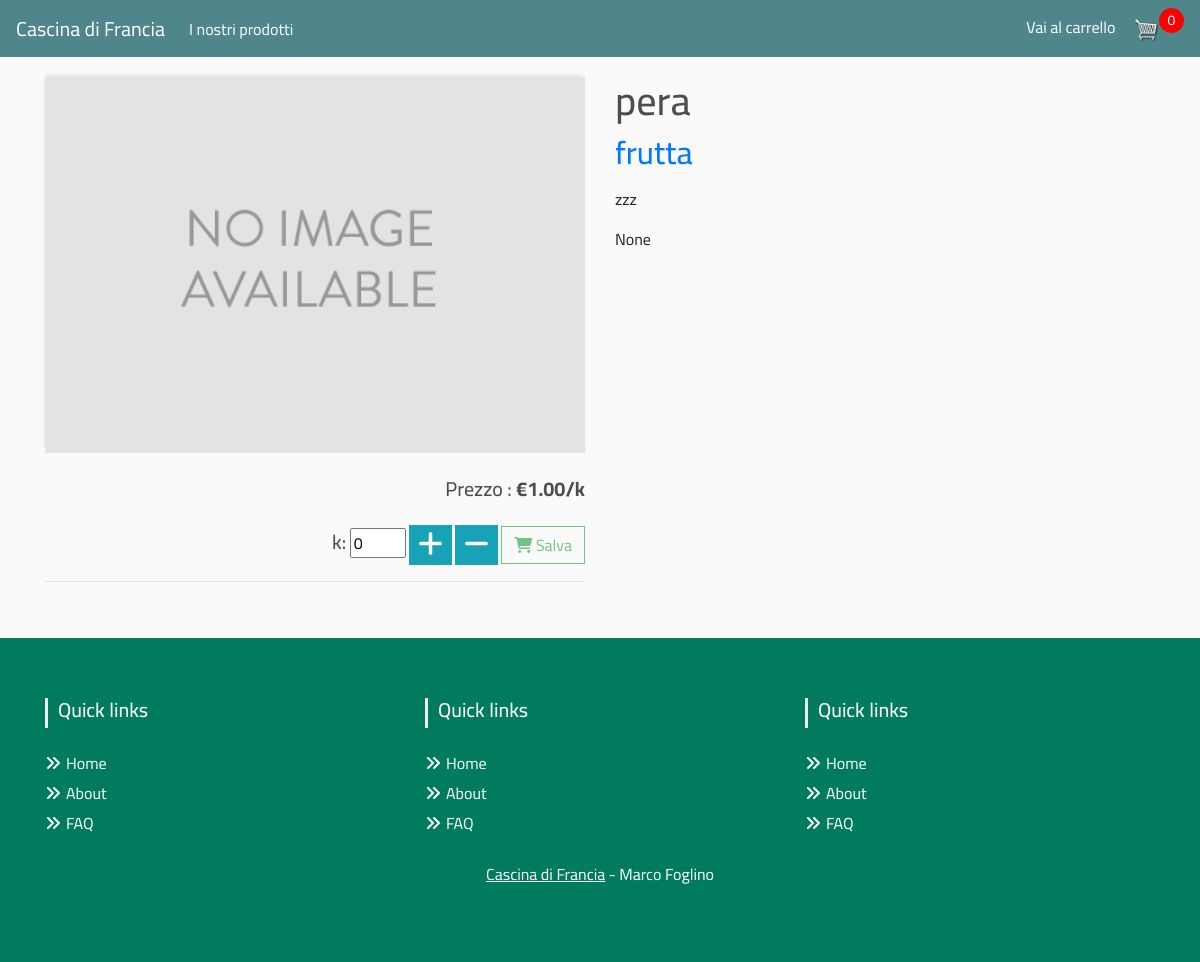
The app's page /2/pera/ with its own data.
### store/models.py (models this page shows, shortened)
class Prodotti (models.Model):
	categoria=models.ForeignKey(Categoria,on_delete=models.CASCADE,related_name='prodotti')
	produttore=models.CharField(max_length=30)
	nome_prodotto=models.CharField(max_length=30, db_index=True)
	slug=models.SlugField(max_length=200, db_index=True)
	descrizione_prodotto=models.CharField(max_length=100)
	prezzo_quantità=models.DecimalField(max_digits=7, decimal_places=2)
	prezzo_pezzi=models.DecimalField(max_digits=7, decimal_places=2)
	informazioni=models.CharField(max_length=300, null=True, blank=True)
	immagine=models.ImageField(null=True, blank=True)
	flag_pezzi=models.BooleanField(default=False,null=True, blank=True)
	unità_quantità=models.DecimalField(max_digits=7, decimal_places=2)
	unità_misura=models.CharField(max_length=10)
	disponibile=models.BooleanField(default=True)
	class Meta:
		ordering=('nome_prodotto',)
		index_together=(('id','slug'),)
		verbose_name="Prodotti"
		verbose_name_plural="Prodotti"
	@property
	def imageURL(self):
		try:
			url = self.immagine.url
		except:
			url = ''
		return url

class Categoria(models.Model):
	categoria = models.CharField(max_length=30, db_index=True)
	slug=models.SlugField(max_length=200, unique=True)
	def __str__(self):
		return self.categoria
	class Meta:
		ordering=('categoria',)
		verbose_name="Categoria"
		verbose_name_plural="Categorie"
	def get_absolute_url(self):
		return reverse('store:product_list_by_category', args=[self.slug])

### store/views.py (the view)
# urls.py: path('<int:id>/<slug:slug>/', views.product_detail,name='product_detail'),
def product_detail(request, id, slug):
    cart = Cart(request)
    product=get_object_or_404(Prodotti,
                            id=id,
                            slug=slug,
                            disponibile=True)
    q_ini=0
    q_ini_pz=0
    for item in cart:
        if item['product']==product:
            q_ini=item['quantity']
            q_ini_pz=item['quantity_pz']
    cart_product_form=CartAddProductForm(initial={'quantity': str(q_ini),'override': True})
    cart_product_form_pz=CartAddProductForm_pz(initial={'quantity': str(q_ini_pz),'override': True})
    return render(request,'store/detail.html',
                {'product':product,
                'cart_product_form':cart_product_form,
                'cart_product_form_pz':cart_product_form_pz,
                'cart': cart})

### cart/forms.py
class CartAddProductForm(forms.Form):
    quantity = forms.CharField(widget= forms.NumberInput(attrs={'id':'number','step': 0.1, 'style':'max-width:56px;'})
                                , label=""
                                )
    override = forms.BooleanField(required=False,
                                  initial=False,
                                  widget=forms.HiddenInput)

class CartAddProductForm_pz(forms.Form):
    quantity = forms.CharField(widget= forms.NumberInput(attrs={'id':'number_pz','style':'max-width:56px;'})
                                , label=""
                                )
    override = forms.BooleanField(required=False,
                                  initial=False,
                                  widget=forms.HiddenInput)

### cart/cart.py (called while the page is built)
    def __iter__(self):
        product_ids = self.cart.keys()
        products = Prodotti.objects.filter(id__in=product_ids)
        cart = self.cart.copy()
        for product in products:
            cart[str(product.id)]['product'] = product
        for item in cart.values():
            item['price'] = Decimal(item['price'])
            item['total_price'] = Decimal( str( round( float(item['price']) * float(item['quantity']),2 ) ))
            print('tot di riga')
            print(item['total_price'])
            yield item

    def __len__(self):
        b=0
        for item in self.cart.values():
            b=b+1
        return b

### cart/context_processors.py (called while the page is built)
def cart(request):
    return {'cart': Cart(request)}

### store/templates/store/detail.html (shortened to what this page needs)
{% extends "store/base.html" %}
{% load static %}
{% load l10n %}
{% block content %}
<div class="product-detail">
  <div class="row">
    <div class="col-lg-6">
      <img class="img-detail" src="{% if product.immagine %}{% static product.imageURL %}{% else %} {% static "images/no_image.png" %}{% endif %}">
      <h5  class="text-right my-4">
        Prezzo :
        <strong>€{{product.prezzo_quantità|floatformat:2}}/{{product.unità_misura}}</strong>
      </h5>
      <form action="{% url "cart:cart_add" product.id %}" method="POST" class="text-right">
        <h5 class="my-4" style="display:inline;" >{{product.unità_misura}}:</h5>
        {{cart_product_form}}
        <span class="btn btn-sm btn-info incrementa">
            <span  style="font-size: 2em; color: white;" class="fas fa-plus"></span>
        </span>
        <span class="btn btn-sm btn-info decrementa">
          <span style="font-size: 2em; color: white;" class="fas fa-minus"></span>
        </span>
        <button type="submit" class="btn btn-outline-success" name="next" value="{{ request.GET.next }}" id="salva_q"> <i class="fas fa-shopping-cart"></i> Salva</button>
      </form>
      <hr>
    </div>
    <div class="col-lg-6">
      <h1>{{ product.nome_prodotto }}</h1>
      <h2>
        <a href="{{ product.categoria.get_absolute_url }}">
          {{ product.categoria }}
        </a>
      </h2>
      <p> {{ product.descrizione_prodotto|linebreaks }}</p>
      <p>{{ product.informazioni|linebreaks }}</p>
    </div>
  </div>
</div>
{% endblock %}

### static/css/main.css (style rules this page uses)
body { background-color: hsl(0, 0%, 98%); font-family: Cairo; }
h1,h2,h3,h4,h5,h6 { color:hsl(0, 0%, 30%); }
.img-detail { margin-left: auto; margin-right: auto; width: 100%; height: auto; -webkit-box-shadow: -1px -3px 5px -2px rgba(214,214,214,1); -moz-box-shadow: -1px -3px 5px -2px rgba(214,214,214,1); box-shadow: -1px -3px 5px -2px rgba(214,214,214,1); }
.col-lg-4, .col-lg-6, .col-lg-8, .col-lg-12 { margin-top: 10px; }
.btn { border-radius: 0; }

### records on screen
Prodotti: immagine (placeholder picture), prezzo_quantità "1.00", unità_misura "k", nome_prodotto "pera", categoria "frutta", descrizione_prodotto "zzz", informazioni "None"

### other values on screen
{{ cart|length }} "0"
